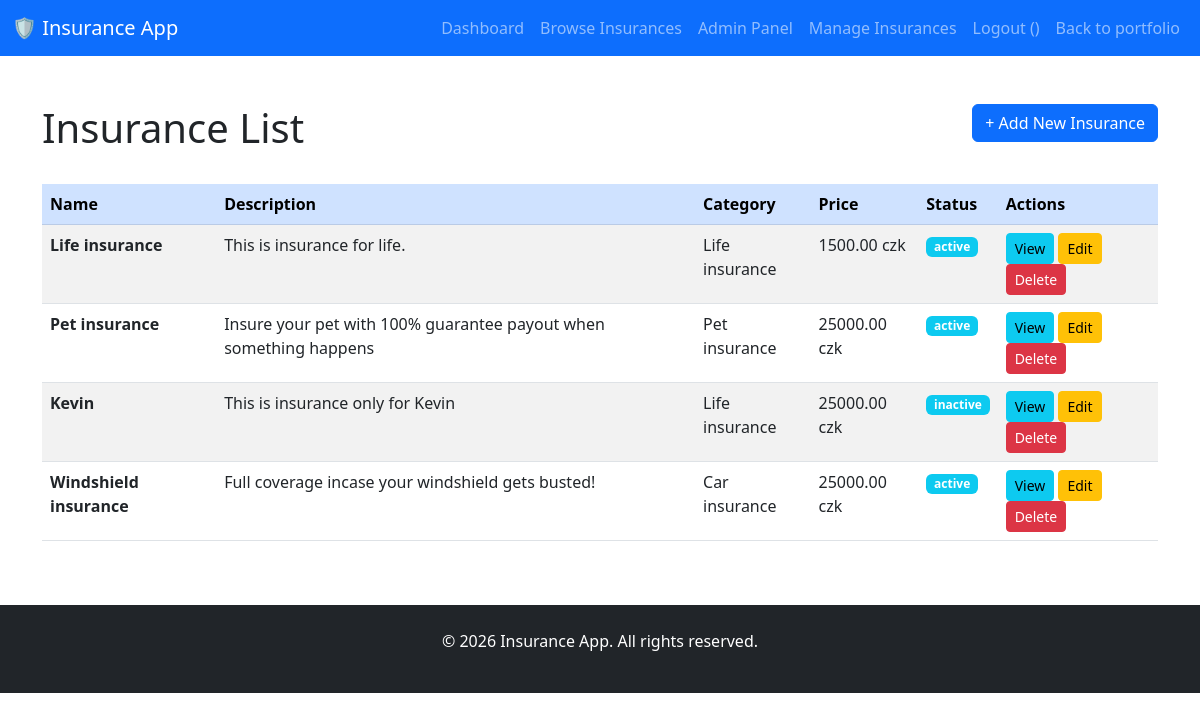
/insurance/list/ (signed in), run on the app's committed database.
### insuranceapp/models.py (models this page shows, shortened)
class Insurance(models.Model):
    name=models.CharField(max_length=100, blank=False)
    description=models.TextField(blank=True, null=True)
    ins_category = models.ForeignKey(InsCategory, on_delete=models.CASCADE, related_name='insurances', null=True, blank=True)
    price=models.ForeignKey(Price, on_delete=models.CASCADE, related_name='insurances', null=True, blank=True)
    status = models.ForeignKey(InsuranceStatus, on_delete=models.CASCADE, related_name='insurances', null=True, blank=True)
    class Meta:
        verbose_name = "insurance"
        verbose_name_plural = "insurances"

class InsCategory(models.Model):
    name = models.CharField(max_length=100, blank=False)

class Price(models.Model):
    amount = models.DecimalField(max_digits=10, decimal_places=2)
    currency = models.CharField(max_length=10)

class InsuranceStatus(models.Model):
    STATUS_CHOICES = [
        ('active', 'Active'),
        ('inactive', 'Inactive'),
    ]
    status = models.CharField(max_length=10, choices=STATUS_CHOICES, default='inactive')

### insuranceapp/views.py (the view)
# urls.py: path('list/', views.InsuranceListView.as_view(), name='insurance_list'),
class InsuranceListView(IsStaffUserMixin, ListView):
    model = Insurance
    template_name = 'insurance_app/insurance_list.html'
    context_object_name = 'insurance'
    paginate_by = 10

### insuranceapp/views.py (called while the page is built)
    def test_func(self):
        return self.request.user.is_staff or self.request.user.is_superuser

### templates/insurance_app/insurance_list.html (shortened to what this page needs)
{% extends 'insurance_app/base.html' %}
{% load static %}
{% load crispy_forms_tags %}
{% block content %}
<div class="row mb-4">
    <div class="col-md-8">
        <h1>Insurance List</h1>
    </div>
    <div class="col-md-4 text-end">
        <a href="{% url 'insurance_form' %}" class="btn btn-primary">+ Add New Insurance</a>
    </div>
</div>
{% if insurance %}
    <div class="row">
        <div class="col-md-12">
            <table class="table table-striped table-hover">
                <thead class="table-primary">
                    <tr>
                        <th>Name</th>
                        <th>Description</th>
                        <th>Category</th>
                        <th>Price</th>
                        <th>Status</th>
                        <th>Actions</th>
                    </tr>
                </thead>
                <tbody>
                    {% for item in insurance %}
                        <tr>
                            <td><strong>{{ item.name }}</strong></td>
                            <td>{{ item.description|truncatewords:10 }}</td>
                            <td>{% if item.ins_category %}{{ item.ins_category.name }}{% else %}<span class="badge bg-secondary">N/A</span>{% endif %}</td>
                            <td>{% if item.price %}{{ item.price.amount }} {{ item.price.currency }}{% else %}<span class="badge bg-secondary">N/A</span>{% endif %}</td>
                            <td>{% if item.status %}<span class="badge bg-info">{{ item.status.status }}</span>{% else %}<span class="badge bg-secondary">N/A</span>{% endif %}</td>
                            <td>
                                <a href="{% url 'insurance-detail' item.pk %}" class="btn btn-sm btn-info">View</a>
                                <a href="{% url 'insurance_update' item.pk %}" class="btn btn-sm btn-warning">Edit</a>
                                <a href="{% url 'insurance_delete' item.pk %}" class="btn btn-sm btn-danger">Delete</a>
                            </td>
                        </tr>
                    {% endfor %}
                </tbody>
            </table>
        </div>
    </div>
{% else %}
    <div class="alert alert-info text-center" role="alert">
        <h4>No Insurances yet!</h4>
        <p>Create your first Insurance to get started.</p>
        <a href="{% url 'insurance_form' %}" class="btn btn-primary mt-2">Create Insurance</a>
    </div>
{% endif %}
{% endblock %}

### data on the page
Insurance: name "Life insurance", description "This is insurance for life.", ins_category.name "Life insurance", price.amount "1500.00", price.currency "czk", status.status "active"
Insurance: name "Pet insurance", description "Insure your pet with 100% guarantee payout when something happens", ins_category.name "Pet insurance", price.amount "25000.00", price.currency "czk", status.status "active"
Insurance: name "Kevin", description "This is insurance only for Kevin", ins_category.name "Life insurance", price.amount "25000.00", price.currency "czk", status.status "inactive"
Insurance: name "Windshield insurance", description "Full coverage incase your windshield gets busted!", ins_category.name "Car insurance", price.amount "25000.00", price.currency "czk", status.status "active"
